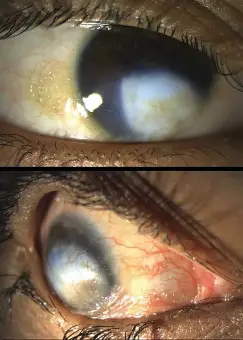
#> input picture INFECTED EYE.webp, 243 x 340 px
$ python -i image_processor.py   (imports and definitions only)
#> lines starting #> are read from the running program, lines starting #| are printed output that depends on the picture
#> further down, picture is the input picture: shape (340, 243, 3); mean B, G, R 79.6, 100, 119.7
"""
Image Processing Pipeline
Handles image capture, processing, and feature extraction
"""

import cv2
import numpy as np
from PIL import Image
import base64
from pathlib import Path
from typing import Dict, Tuple, Optional, List
import logging

logger = logging.getLogger(__name__)

class ImageProcessor:
    """Process images for medical analysis"""

    def __init__(self, target_size: Tuple[int, int] = (512, 512)):
        self.target_size = target_size
        self.supported_formats = ['.jpg', '.jpeg', '.png', '.bmp', '.webp']

    # [20 lines left out: functions load_image, load_from_bytes, not called in this run]

    def preprocess(self, image: np.ndarray) -> Tuple[np.ndarray, np.ndarray]:
        """
        Preprocess image: resize, normalize, enhance contrast
        Returns: processed image and original resized image
        """
        try:
            # Resize
            resized = cv2.resize(image, self.target_size)
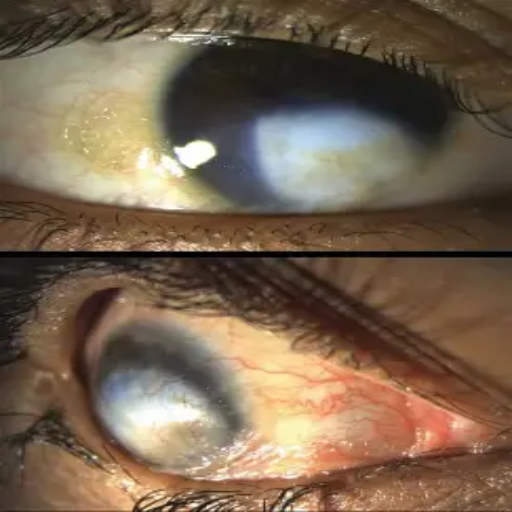
#> resized: shape (512, 512, 3); mean B, G, R 79.5, 99.9, 119.6

            # Convert BGR to RGB
            rgb = cv2.cvtColor(resized, cv2.COLOR_BGR2RGB)

            # Normalize to 0-1
            normalized = rgb.astype(np.float32) / 255.0

            # CLAHE for contrast enhancement
            lab = cv2.cvtColor((normalized * 255).astype(np.uint8), cv2.COLOR_RGB2LAB)
#> lab: shape (512, 512, 3); mean of channels 0, 1, 2 109.3, 133.1, 142.6
            l, a, b = cv2.split(lab)
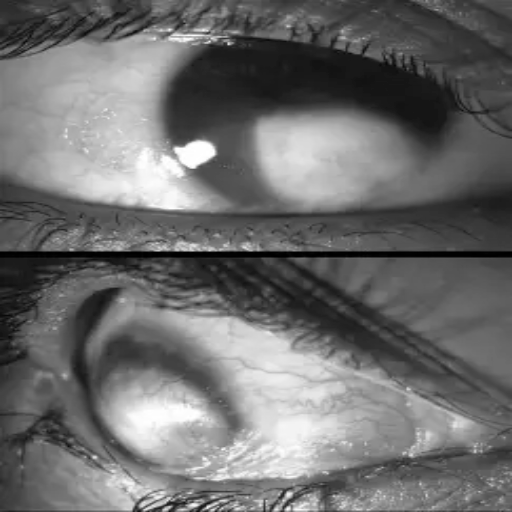
#> l: shape (512, 512); min 0, max 255, mean 109.3
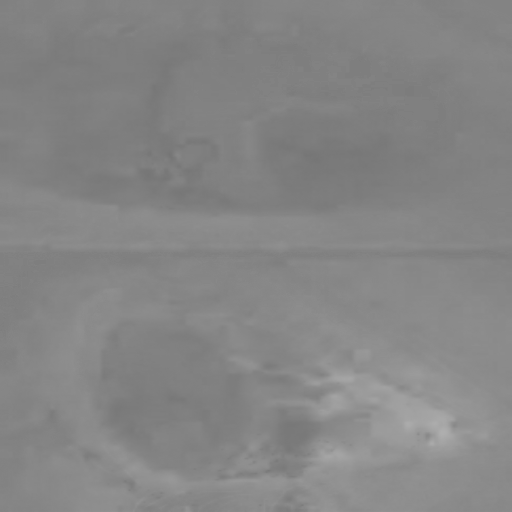
#> a: shape (512, 512); min 117, max 174, mean 133.1
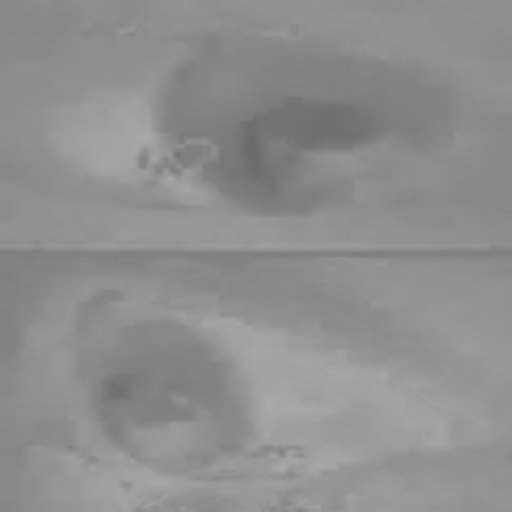
#> b: shape (512, 512); min 106, max 170, mean 142.6
            clahe = cv2.createCLAHE(clipLimit=3.0, tileGridSize=(8, 8))
            l = clahe.apply(l)
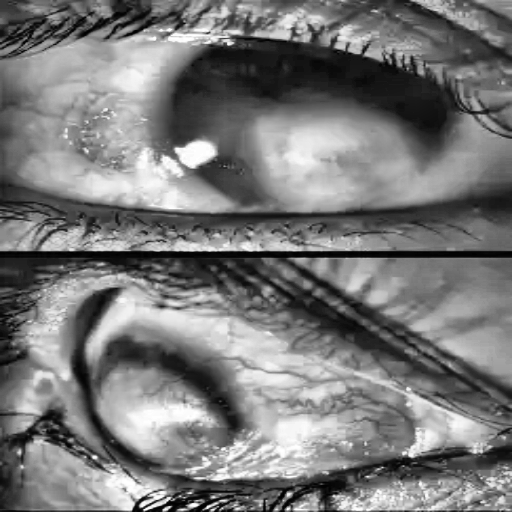
#> l: shape (512, 512); min 0, max 255, mean 120.6
            enhanced = cv2.merge([l, a, b])
#> enhanced: shape (512, 512, 3); mean of channels 0, 1, 2 120.6, 133.1, 142.6
            enhanced = cv2.cvtColor(enhanced, cv2.COLOR_LAB2RGB)
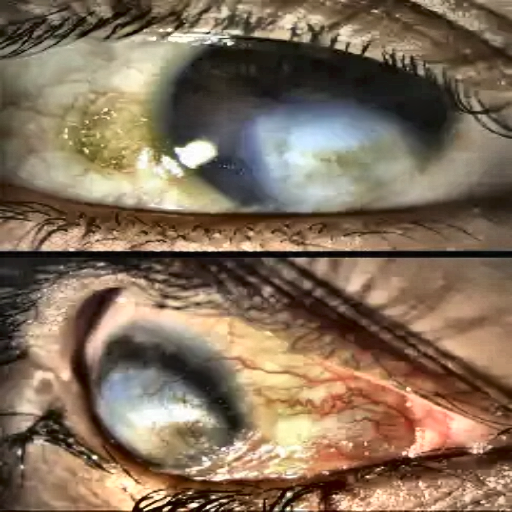
#> enhanced: shape (512, 512, 3); mean R, G, B 131.1, 111.3, 90.4
            enhanced = enhanced.astype(np.float32) / 255.0

            return enhanced, rgb
        except Exception as e:
            logger.error(f"Error preprocessing image: {e}")
            return None, None

    # [79 lines left out: functions extract_roi, to_base64, save_image, batch_process, not called in this run]


class MultiModalImageAnalyzer:
    """Analyze multiple body parts images"""

    def __init__(self):
        self.processor = ImageProcessor()
        self.body_parts = ["eye", "nails", "tongue"]

    # [84 lines left out: functions analyze_body_parts, combine_for_analysis, process_single_image, process_multipart, not called in this run]

>>> import cv2
>>> picture = cv2.imread('INFECTED EYE.webp')
>>> result = ImageProcessor().preprocess(picture)

$ run again, on INFECTED NAIL.JPG
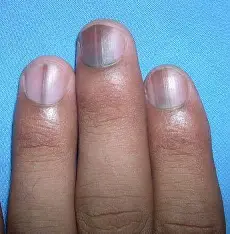
#> input picture INFECTED NAIL.JPG, 230 x 234 px
#> picture is the input picture: shape (234, 230, 3); mean B, G, R 152.9, 139.8, 131.1
#> lab: shape (512, 512, 3); mean of channels 0, 1, 2 148.9, 131.4, 122.2
#> in preprocess, `l = clahe.apply(l)`:
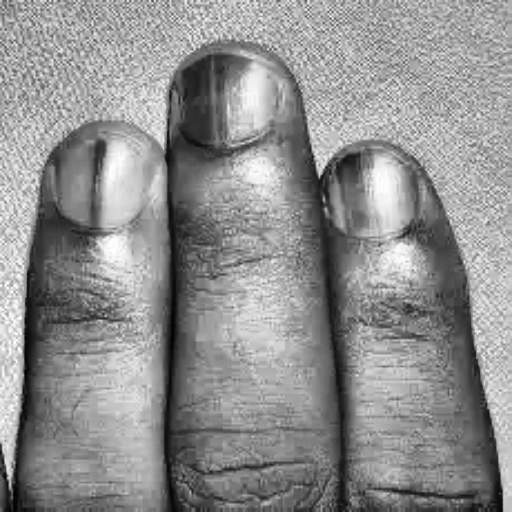
#> l: shape (512, 512); min 1, max 255, mean 143.4
#> in preprocess, `enhanced = cv2.cvtColor(enhanced, cv2.COLOR_LAB2RGB)`:
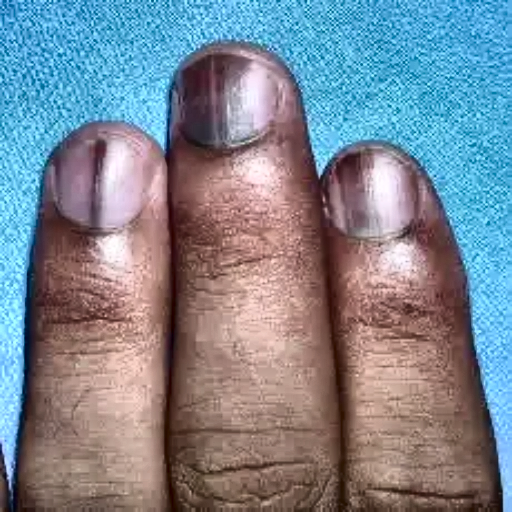
#> enhanced: shape (512, 512, 3); mean R, G, B 125, 135, 146.9

$ run again, on INFECTED TONGUE.jpg
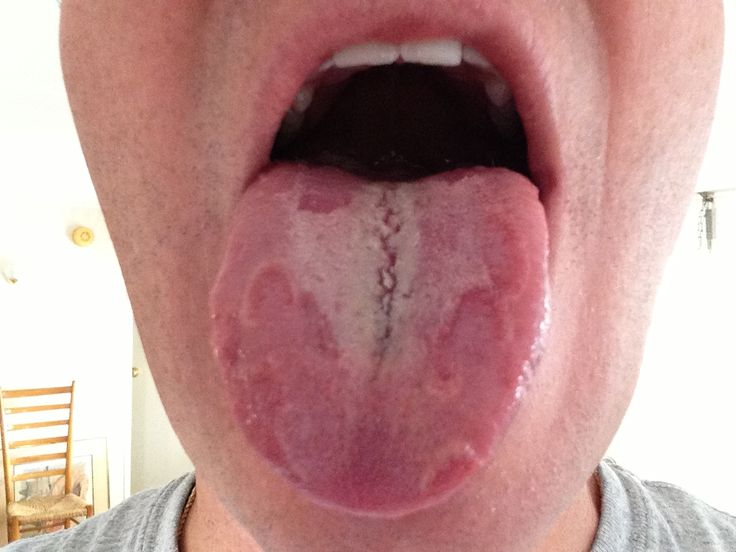
#> input picture INFECTED TONGUE.jpg, 736 x 552 px
#> picture is the input picture: shape (552, 736, 3); mean B, G, R 142.9, 145.7, 187.7
#> lab: shape (512, 512, 3); mean of channels 0, 1, 2 162.3, 144.2, 136.4
#> in preprocess, `l = clahe.apply(l)`:
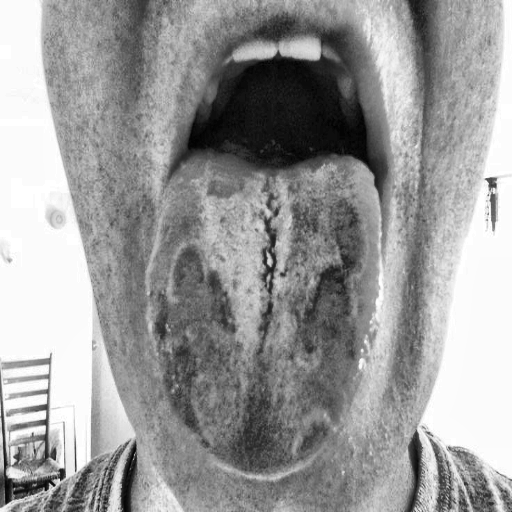
#> l: shape (512, 512); min 1, max 255, mean 154
#> in preprocess, `enhanced = cv2.cvtColor(enhanced, cv2.COLOR_LAB2RGB)`:
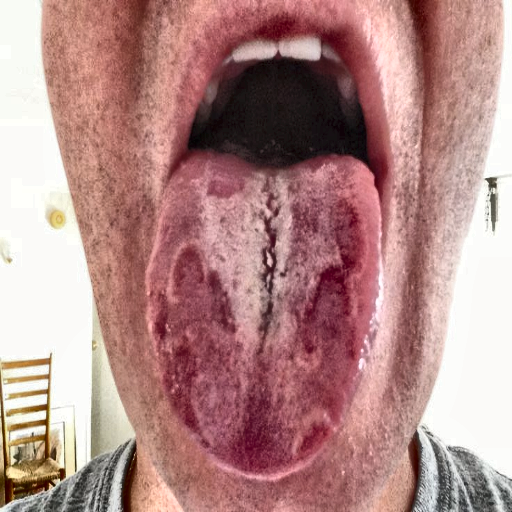
#> enhanced: shape (512, 512, 3); mean R, G, B 178.5, 137.2, 134.8

$ run again, on eye.jpg
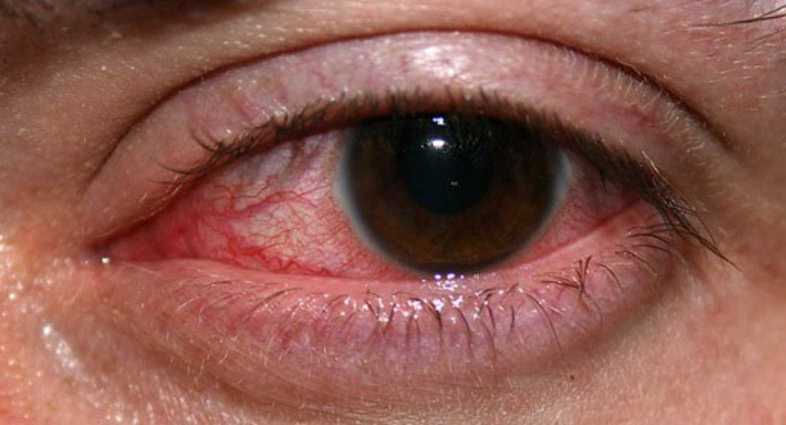
#> input picture eye.jpg, 1572 x 850 px (shown at 1/2 size)
#> picture is the input picture: shape (850, 1572, 3); mean B, G, R 78.8, 89, 140.4
#> lab: shape (512, 512, 3); mean of channels 0, 1, 2 109.1, 147.9, 142.9
#> in preprocess, `l = clahe.apply(l)`:
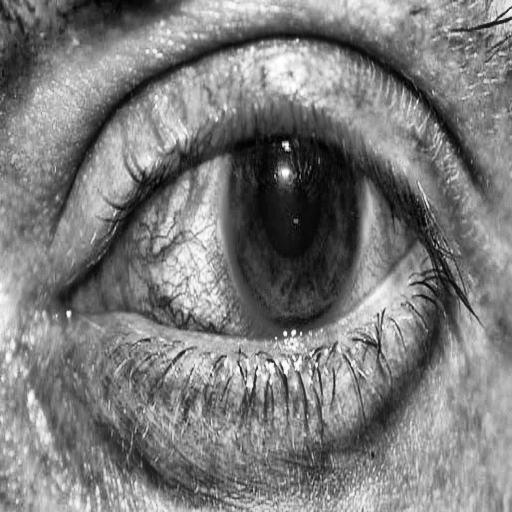
#> l: shape (512, 512); min 0, max 255, mean 124
#> in preprocess, `enhanced = cv2.cvtColor(enhanced, cv2.COLOR_LAB2RGB)`:
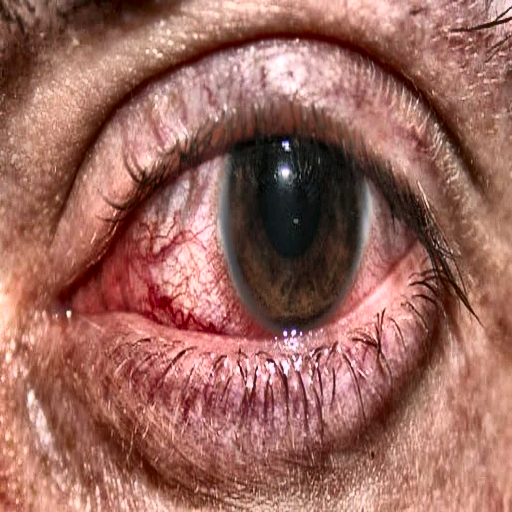
#> enhanced: shape (512, 512, 3); mean R, G, B 155.9, 104, 93.6
